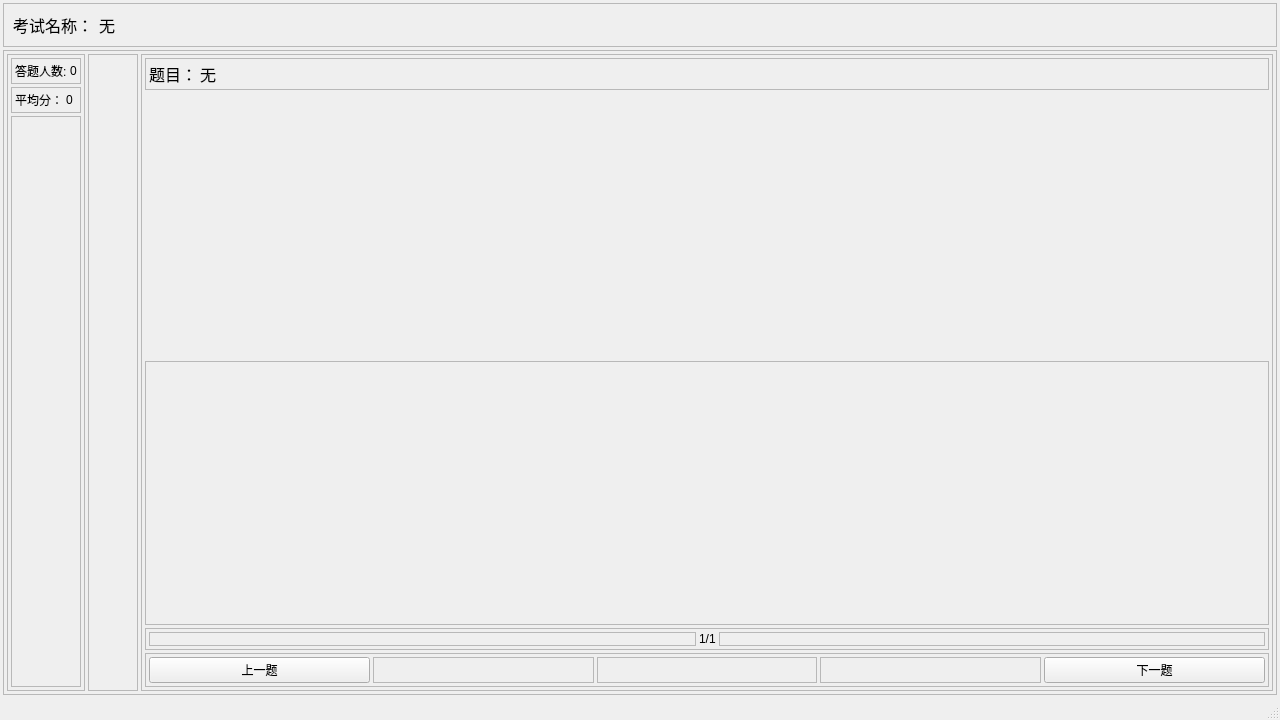
<?xml version="1.0" encoding="UTF-8"?>
<ui version="4.0">
 <class>analysis_window</class>
 <widget class="QMainWindow" name="analysis_window">
  <property name="geometry">
   <rect>
    <x>0</x>
    <y>0</y>
    <width>1280</width>
    <height>720</height>
   </rect>
  </property>
  <property name="windowTitle">
   <string>创建考试</string>
  </property>
  <widget class="QWidget" name="centralwidget">
   <layout class="QVBoxLayout" name="verticalLayout">
    <property name="spacing">
     <number>3</number>
    </property>
    <property name="leftMargin">
     <number>3</number>
    </property>
    <property name="topMargin">
     <number>3</number>
    </property>
    <property name="rightMargin">
     <number>3</number>
    </property>
    <property name="bottomMargin">
     <number>3</number>
    </property>
    <item>
     <widget class="QFrame" name="frame">
      <property name="sizePolicy">
       <sizepolicy hsizetype="Preferred" vsizetype="Maximum">
        <horstretch>0</horstretch>
        <verstretch>0</verstretch>
       </sizepolicy>
      </property>
      <property name="frameShape">
       <enum>QFrame::StyledPanel</enum>
      </property>
      <property name="frameShadow">
       <enum>QFrame::Raised</enum>
      </property>
      <layout class="QHBoxLayout" name="horizontalLayout">
       <item>
        <widget class="QLabel" name="label">
         <property name="sizePolicy">
          <sizepolicy hsizetype="Maximum" vsizetype="Preferred">
           <horstretch>0</horstretch>
           <verstretch>0</verstretch>
          </sizepolicy>
         </property>
         <property name="font">
          <font>
           <pointsize>12</pointsize>
          </font>
         </property>
         <property name="text">
          <string>考试名称：</string>
         </property>
        </widget>
       </item>
       <item>
        <widget class="QLabel" name="exam_name_label">
         <property name="font">
          <font>
           <pointsize>12</pointsize>
          </font>
         </property>
         <property name="text">
          <string>无</string>
         </property>
        </widget>
       </item>
      </layout>
     </widget>
    </item>
    <item>
     <widget class="QFrame" name="frame_2">
      <property name="frameShape">
       <enum>QFrame::StyledPanel</enum>
      </property>
      <property name="frameShadow">
       <enum>QFrame::Raised</enum>
      </property>
      <layout class="QHBoxLayout" name="horizontalLayout_2">
       <property name="spacing">
        <number>3</number>
       </property>
       <property name="leftMargin">
        <number>3</number>
       </property>
       <property name="topMargin">
        <number>3</number>
       </property>
       <property name="rightMargin">
        <number>3</number>
       </property>
       <property name="bottomMargin">
        <number>3</number>
       </property>
       <item>
        <widget class="QFrame" name="frame_3">
         <property name="sizePolicy">
          <sizepolicy hsizetype="Maximum" vsizetype="Preferred">
           <horstretch>0</horstretch>
           <verstretch>0</verstretch>
          </sizepolicy>
         </property>
         <property name="frameShape">
          <enum>QFrame::StyledPanel</enum>
         </property>
         <property name="frameShadow">
          <enum>QFrame::Raised</enum>
         </property>
         <layout class="QVBoxLayout" name="verticalLayout_2">
          <property name="spacing">
           <number>3</number>
          </property>
          <property name="leftMargin">
           <number>3</number>
          </property>
          <property name="topMargin">
           <number>3</number>
          </property>
          <property name="rightMargin">
           <number>3</number>
          </property>
          <property name="bottomMargin">
           <number>3</number>
          </property>
          <item>
           <widget class="QFrame" name="frame_5">
            <property name="sizePolicy">
             <sizepolicy hsizetype="Preferred" vsizetype="Maximum">
              <horstretch>0</horstretch>
              <verstretch>0</verstretch>
             </sizepolicy>
            </property>
            <property name="frameShape">
             <enum>QFrame::StyledPanel</enum>
            </property>
            <property name="frameShadow">
             <enum>QFrame::Raised</enum>
            </property>
            <layout class="QHBoxLayout" name="horizontalLayout_3">
             <property name="spacing">
              <number>3</number>
             </property>
             <property name="leftMargin">
              <number>3</number>
             </property>
             <property name="topMargin">
              <number>3</number>
             </property>
             <property name="rightMargin">
              <number>3</number>
             </property>
             <property name="bottomMargin">
              <number>3</number>
             </property>
             <item>
              <widget class="QLabel" name="label_4">
               <property name="text">
                <string>答题人数:</string>
               </property>
              </widget>
             </item>
             <item>
              <widget class="QLabel" name="submitted_count_label">
               <property name="text">
                <string>0</string>
               </property>
              </widget>
             </item>
            </layout>
           </widget>
          </item>
          <item>
           <widget class="QFrame" name="frame_9">
            <property name="sizePolicy">
             <sizepolicy hsizetype="Preferred" vsizetype="Maximum">
              <horstretch>0</horstretch>
              <verstretch>0</verstretch>
             </sizepolicy>
            </property>
            <property name="frameShape">
             <enum>QFrame::StyledPanel</enum>
            </property>
            <property name="frameShadow">
             <enum>QFrame::Raised</enum>
            </property>
            <layout class="QHBoxLayout" name="horizontalLayout_4">
             <property name="spacing">
              <number>3</number>
             </property>
             <property name="leftMargin">
              <number>3</number>
             </property>
             <property name="topMargin">
              <number>3</number>
             </property>
             <property name="rightMargin">
              <number>3</number>
             </property>
             <property name="bottomMargin">
              <number>3</number>
             </property>
             <item>
              <widget class="QLabel" name="label_2">
               <property name="text">
                <string>平均分：</string>
               </property>
              </widget>
             </item>
             <item>
              <widget class="QLabel" name="average_score_label">
               <property name="text">
                <string>0</string>
               </property>
              </widget>
             </item>
            </layout>
           </widget>
          </item>
          <item>
           <widget class="QFrame" name="frame_7">
            <property name="sizePolicy">
             <sizepolicy hsizetype="Preferred" vsizetype="Preferred">
              <horstretch>0</horstretch>
              <verstretch>0</verstretch>
             </sizepolicy>
            </property>
            <property name="frameShape">
             <enum>QFrame::StyledPanel</enum>
            </property>
            <property name="frameShadow">
             <enum>QFrame::Raised</enum>
            </property>
            <layout class="QVBoxLayout" name="verticalLayout_5">
             <property name="spacing">
              <number>10</number>
             </property>
             <property name="leftMargin">
              <number>3</number>
             </property>
             <property name="topMargin">
              <number>3</number>
             </property>
             <property name="rightMargin">
              <number>3</number>
             </property>
             <property name="bottomMargin">
              <number>3</number>
             </property>
            </layout>
           </widget>
          </item>
         </layout>
        </widget>
       </item>
       <item>
        <widget class="QFrame" name="frame_15">
         <property name="minimumSize">
          <size>
           <width>50</width>
           <height>0</height>
          </size>
         </property>
         <property name="frameShape">
          <enum>QFrame::StyledPanel</enum>
         </property>
         <property name="frameShadow">
          <enum>QFrame::Raised</enum>
         </property>
        </widget>
       </item>
       <item>
        <widget class="QFrame" name="frame_4">
         <property name="sizePolicy">
          <sizepolicy hsizetype="Expanding" vsizetype="Preferred">
           <horstretch>0</horstretch>
           <verstretch>0</verstretch>
          </sizepolicy>
         </property>
         <property name="frameShape">
          <enum>QFrame::StyledPanel</enum>
         </property>
         <property name="frameShadow">
          <enum>QFrame::Raised</enum>
         </property>
         <layout class="QVBoxLayout" name="verticalLayout_6">
          <property name="spacing">
           <number>3</number>
          </property>
          <property name="leftMargin">
           <number>3</number>
          </property>
          <property name="topMargin">
           <number>3</number>
          </property>
          <property name="rightMargin">
           <number>3</number>
          </property>
          <property name="bottomMargin">
           <number>3</number>
          </property>
          <item>
           <widget class="QFrame" name="frame_6">
            <property name="sizePolicy">
             <sizepolicy hsizetype="Preferred" vsizetype="Maximum">
              <horstretch>0</horstretch>
              <verstretch>0</verstretch>
             </sizepolicy>
            </property>
            <property name="frameShape">
             <enum>QFrame::StyledPanel</enum>
            </property>
            <property name="frameShadow">
             <enum>QFrame::Raised</enum>
            </property>
            <layout class="QHBoxLayout" name="horizontalLayout_8">
             <property name="spacing">
              <number>3</number>
             </property>
             <property name="leftMargin">
              <number>3</number>
             </property>
             <property name="topMargin">
              <number>3</number>
             </property>
             <property name="rightMargin">
              <number>3</number>
             </property>
             <property name="bottomMargin">
              <number>3</number>
             </property>
             <item>
              <widget class="QLabel" name="label_8">
               <property name="sizePolicy">
                <sizepolicy hsizetype="Maximum" vsizetype="Preferred">
                 <horstretch>0</horstretch>
                 <verstretch>0</verstretch>
                </sizepolicy>
               </property>
               <property name="font">
                <font>
                 <pointsize>12</pointsize>
                </font>
               </property>
               <property name="text">
                <string>题目：</string>
               </property>
               <property name="alignment">
                <set>Qt::AlignLeading|Qt::AlignLeft|Qt::AlignTop</set>
               </property>
              </widget>
             </item>
             <item>
              <widget class="QLabel" name="question_name_label">
               <property name="font">
                <font>
                 <pointsize>12</pointsize>
                </font>
               </property>
               <property name="text">
                <string>无</string>
               </property>
              </widget>
             </item>
            </layout>
           </widget>
          </item>
          <item>
           <widget class="QLabel" name="image_label">
            <property name="text">
             <string/>
            </property>
            <property name="alignment">
             <set>Qt::AlignCenter</set>
            </property>
           </widget>
          </item>
          <item>
           <widget class="QFrame" name="frame_21">
            <property name="frameShape">
             <enum>QFrame::StyledPanel</enum>
            </property>
            <property name="frameShadow">
             <enum>QFrame::Raised</enum>
            </property>
           </widget>
          </item>
          <item>
           <widget class="QFrame" name="frame_12">
            <property name="sizePolicy">
             <sizepolicy hsizetype="Preferred" vsizetype="Maximum">
              <horstretch>0</horstretch>
              <verstretch>0</verstretch>
             </sizepolicy>
            </property>
            <property name="frameShape">
             <enum>QFrame::StyledPanel</enum>
            </property>
            <property name="frameShadow">
             <enum>QFrame::Raised</enum>
            </property>
            <layout class="QHBoxLayout" name="horizontalLayout_10">
             <property name="spacing">
              <number>3</number>
             </property>
             <property name="leftMargin">
              <number>3</number>
             </property>
             <property name="topMargin">
              <number>3</number>
             </property>
             <property name="rightMargin">
              <number>3</number>
             </property>
             <property name="bottomMargin">
              <number>3</number>
             </property>
             <item>
              <widget class="QFrame" name="frame_13">
               <property name="frameShape">
                <enum>QFrame::StyledPanel</enum>
               </property>
               <property name="frameShadow">
                <enum>QFrame::Raised</enum>
               </property>
              </widget>
             </item>
             <item>
              <widget class="QLabel" name="page_label">
               <property name="sizePolicy">
                <sizepolicy hsizetype="Maximum" vsizetype="Preferred">
                 <horstretch>0</horstretch>
                 <verstretch>0</verstretch>
                </sizepolicy>
               </property>
               <property name="text">
                <string>1/1</string>
               </property>
              </widget>
             </item>
             <item>
              <widget class="QFrame" name="frame_14">
               <property name="frameShape">
                <enum>QFrame::StyledPanel</enum>
               </property>
               <property name="frameShadow">
                <enum>QFrame::Raised</enum>
               </property>
              </widget>
             </item>
            </layout>
           </widget>
          </item>
          <item>
           <widget class="QFrame" name="frame_8">
            <property name="sizePolicy">
             <sizepolicy hsizetype="Preferred" vsizetype="Maximum">
              <horstretch>0</horstretch>
              <verstretch>0</verstretch>
             </sizepolicy>
            </property>
            <property name="frameShape">
             <enum>QFrame::StyledPanel</enum>
            </property>
            <property name="frameShadow">
             <enum>QFrame::Raised</enum>
            </property>
            <layout class="QHBoxLayout" name="horizontalLayout_7">
             <property name="spacing">
              <number>3</number>
             </property>
             <property name="leftMargin">
              <number>3</number>
             </property>
             <property name="topMargin">
              <number>3</number>
             </property>
             <property name="rightMargin">
              <number>3</number>
             </property>
             <property name="bottomMargin">
              <number>3</number>
             </property>
             <item>
              <widget class="QPushButton" name="last_question_button">
               <property name="text">
                <string>上一题</string>
               </property>
              </widget>
             </item>
             <item>
              <widget class="QFrame" name="frame_10">
               <property name="frameShape">
                <enum>QFrame::StyledPanel</enum>
               </property>
               <property name="frameShadow">
                <enum>QFrame::Raised</enum>
               </property>
              </widget>
             </item>
             <item>
              <widget class="QFrame" name="frame_16">
               <property name="frameShape">
                <enum>QFrame::StyledPanel</enum>
               </property>
               <property name="frameShadow">
                <enum>QFrame::Raised</enum>
               </property>
              </widget>
             </item>
             <item>
              <widget class="QFrame" name="frame_11">
               <property name="frameShape">
                <enum>QFrame::StyledPanel</enum>
               </property>
               <property name="frameShadow">
                <enum>QFrame::Raised</enum>
               </property>
              </widget>
             </item>
             <item>
              <widget class="QPushButton" name="next_question_button">
               <property name="text">
                <string>下一题</string>
               </property>
              </widget>
             </item>
            </layout>
           </widget>
          </item>
         </layout>
        </widget>
       </item>
      </layout>
     </widget>
    </item>
   </layout>
  </widget>
  <widget class="QStatusBar" name="statusbar"/>
  <action name="action">
   <property name="text">
    <string>新建</string>
   </property>
   <property name="shortcut">
    <string>Ctrl+N</string>
   </property>
  </action>
  <action name="action_2">
   <property name="text">
    <string>打开</string>
   </property>
   <property name="shortcut">
    <string>Ctrl+O</string>
   </property>
  </action>
  <action name="action_4">
   <property name="text">
    <string>保存</string>
   </property>
   <property name="shortcut">
    <string>Ctrl+S</string>
   </property>
  </action>
  <action name="action_5">
   <property name="text">
    <string>另存为</string>
   </property>
   <property name="shortcut">
    <string>Ctrl+Shift+S</string>
   </property>
  </action>
  <action name="action_7">
   <property name="text">
    <string>退出</string>
   </property>
  </action>
 </widget>
 <resources/>
 <connections/>
</ui>
